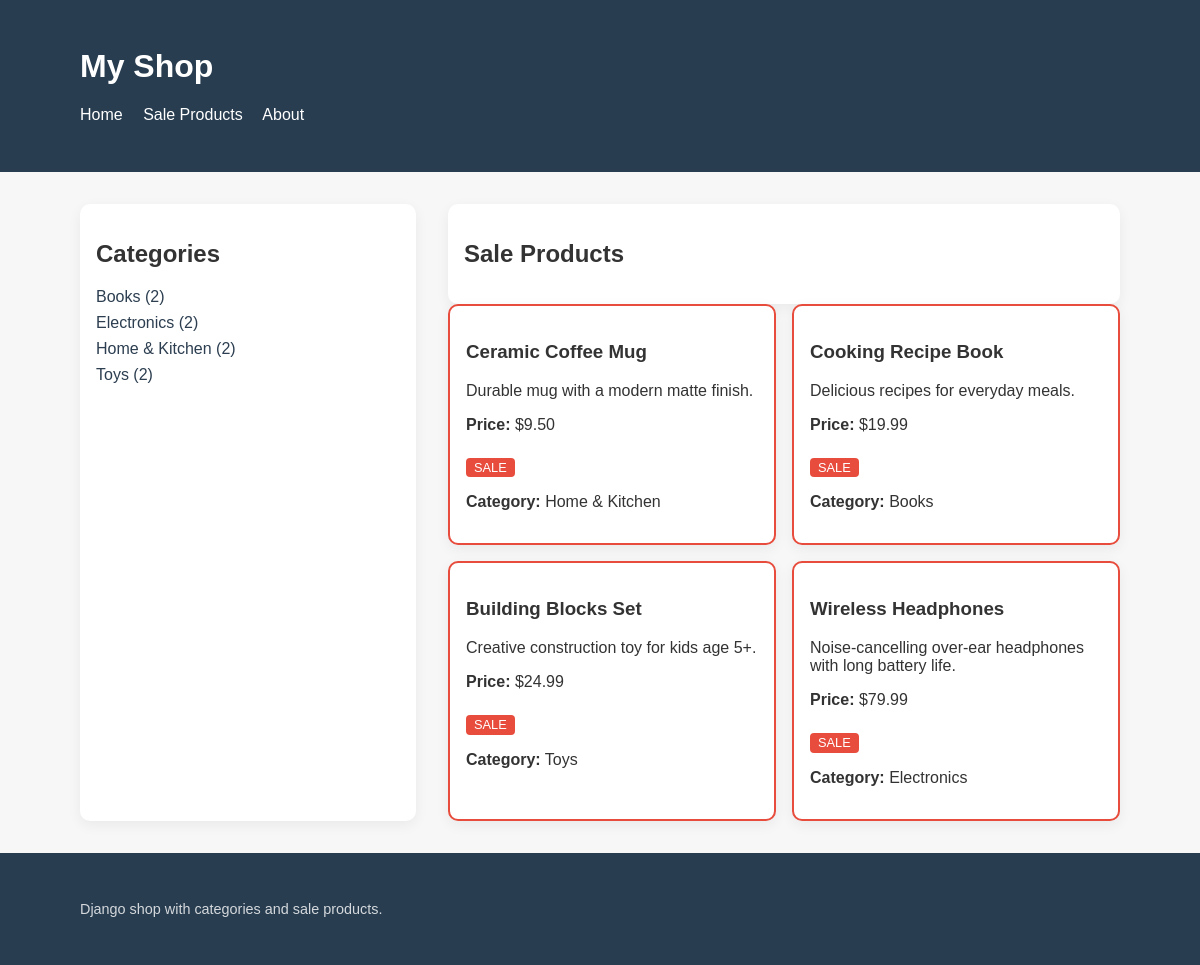
Page /sales/ on the committed database.
### store/models.py (models this page shows, shortened)
class Category(models.Model):
    name = models.CharField(max_length=100, unique=True)
    slug = models.SlugField(max_length=120, unique=True)
    class Meta:
        verbose_name_plural = 'Categories'
        ordering = ['name']
    def get_absolute_url(self):
        return reverse('store:category_detail', args=[self.slug])

class Product(models.Model):
    category = models.ForeignKey(Category, related_name='products', on_delete=models.CASCADE)
    name = models.CharField(max_length=120)
    description = models.TextField(blank=True)
    price = models.DecimalField(max_digits=10, decimal_places=2)
    discounted_price = models.DecimalField(max_digits=10, decimal_places=2, blank=True, null=True)
    on_sale = models.BooleanField(default=False)
    created_at = models.DateTimeField(auto_now_add=True)
    updated_at = models.DateTimeField(auto_now=True)
    class Meta:
        ordering = ['price', 'name']
    @property
    def has_discount(self):
        return self.on_sale and self.discounted_price is not None and self.discounted_price < self.price
    @property
    def effective_price(self):
        return self.discounted_price if self.has_discount else self.price

### store/views.py (the view)
# urls.py: path('sales/', views.sales, name='sales'),
def sales(request):
    categories = Category.objects.annotate(product_count=Count('products')).filter(product_count__gt=0)
    products = Product.objects.filter(on_sale=True).order_by('price')
    return render(request, 'store/sales.html', {
        'categories': categories,
        'products': products,
    })

### store/templates/store/sales.html
{% extends 'store/base.html' %} {% block content %}
<div class="grid" style="grid-template-columns: 1fr 2fr; gap: 2rem">
  <aside class="card">
    <h2>Categories</h2>
    <ul class="category-list">
      {% for category in categories %}
      <li>
        <a href="{{ category.get_absolute_url }}"
          >{{ category.name }} ({{ category.product_count }})</a
        >
      </li>
      {% empty %}
      <li>No categories available.</li>
      {% endfor %}
    </ul>
  </aside>
  <main>
    <div class="card">
      <h2>Sale Products</h2>
    </div>
    <div
      class="grid"
      style="grid-template-columns: repeat(auto-fit, minmax(250px, 1fr))"
    >
      {% for product in products %}
      <div class="card sale">
        <h3>{{ product.name }}</h3>
        <p>{{ product.description|default:'No description.' }}</p>
        <p><strong>Price:</strong> ${{ product.effective_price }}</p>
        <span class="sale-label">SALE</span>
        <p><strong>Category:</strong> {{ product.category.name }}</p>
      </div>
      {% empty %}
      <p>No sale products right now.</p>
      {% endfor %}
    </div>
  </main>
</div>
{% endblock %}

### store/templates/store/base.html (style rules this page uses)
body { font-family: Arial, sans-serif; margin: 0; padding: 0; background: #f7f7f7; color: #333; }
.grid { display: grid; gap: 1rem; }
.card { background: #fff; border-radius: 10px; padding: 1rem; box-shadow: 0 4px 14px rgba(0, 0, 0, 0.06); }
.card.sale { border: 2px solid #e74c3c; }
.category-list { list-style: none; padding: 0; margin: 0; }
.category-list li { margin-bottom: 0.5rem; }
.category-list a { text-decoration: none; color: #2c3e50; }
.sale-label { display: inline-block; background: #e74c3c; color: white; padding: 0.15rem 0.5rem; border-radius: 0.25rem; font-size: 0.8rem; margin-top: 0.5rem; }

### rows in the picture
Category: name "Books", product_count "2"
Category: name "Electronics", product_count "2"
Category: name "Home & Kitchen", product_count "2"
Category: name "Toys", product_count "2"
Product: name "Ceramic Coffee Mug", description "Durable mug with a modern matte finish.", effective_price "9.50", category.name "Home & Kitchen"
Product: name "Cooking Recipe Book", description "Delicious recipes for everyday meals.", effective_price "19.99", category.name "Books"
Product: name "Building Blocks Set", description "Creative construction toy for kids age 5+.", effective_price "24.99", category.name "Toys"
Product: name "Wireless Headphones", description "Noise-cancelling over-ear headphones with long battery life.", effective_price "79.99", category.name "Electronics"
